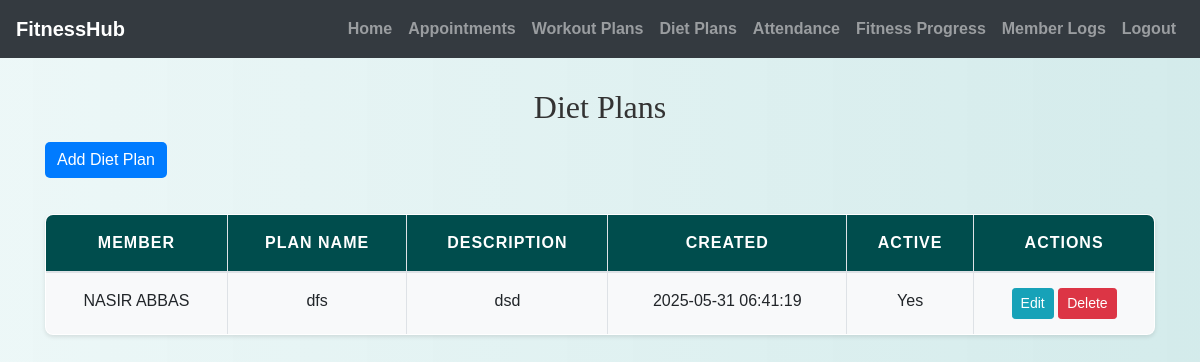
/trainer/diet_plans.php (signed in), run on the app's committed database.
### tables this page shows
CREATE TABLE `diet_plans` (
  `diet_id` int(11) NOT NULL,
  `trainer_id` int(11) DEFAULT NULL,
  `member_id` int(11) NOT NULL,
  `plan_name` varchar(100) NOT NULL,
  `description` text DEFAULT NULL,
  `created_at` timestamp NOT NULL DEFAULT current_timestamp(),
  `is_active` tinyint(1) DEFAULT 1
);

CREATE TABLE `members` (
  `member_id` int(11) NOT NULL,
  `first_name` varchar(50) NOT NULL,
  `last_name` varchar(50) NOT NULL,
  `date_of_birth` date DEFAULT NULL,
  `gender` enum('male','female','other') DEFAULT NULL,
  `address` text DEFAULT NULL,
  `emergency_contact_name` varchar(100) DEFAULT NULL,
  `emergency_contact_phone` varchar(20) DEFAULT NULL,
  `health_conditions` text DEFAULT NULL,
  `fitness_goals` text DEFAULT NULL,
  `height` decimal(5,2) DEFAULT NULL,
  `weight` decimal(5,2) DEFAULT NULL,
  `profile_picture` varchar(255) DEFAULT NULL,
  `email` varchar(100) DEFAULT NULL,
  `password` varchar(255) NOT NULL
);

### trainer/diet_plans.php (the view, shortened to what this page needs)
<?php
include('config.php');
$trainer_id = $_SESSION['trainer_id'];
$stmt = mysqli_prepare($conn, "SELECT dp.*, m.first_name, m.last_name FROM diet_plans dp
    JOIN members m ON dp.member_id = m.member_id WHERE dp.trainer_id = ? ORDER BY dp.created_at DESC");
mysqli_stmt_bind_param($stmt, "i", $trainer_id);
mysqli_stmt_execute($stmt);
$plans = mysqli_stmt_get_result($stmt);
?>
<!DOCTYPE html>
<html>
<head>
    <link rel="stylesheet" href="https://maxcdn.bootstrapcdn.com/bootstrap/4.5.2/css/bootstrap.min.css">
    <link rel="stylesheet" href="../css/style.css">
</head>
<body>
<?php include('navbar.php'); ?>
<div class="container mt-4">
    <h2 class="mb-3">Diet Plans</h2>
    <button class="btn btn-primary mb-3" data-toggle="modal" data-target="#dietModal" onclick="openAddModal()">Add Diet Plan</button>
    <table class="table table-bordered table-hover">
        <thead>
        <tr>
            <th>Member</th>
            <th>Plan Name</th>
            <th>Description</th>
            <th>Created</th>
            <th>Active</th>
            <th>Actions</th>
        </tr>
        </thead>
        <tbody>
        <?php while ($row = mysqli_fetch_assoc($plans)): ?>
            <tr>
                <td><?= htmlspecialchars($row['first_name'] . ' ' . $row['last_name']) ?></td>
                <td><?= htmlspecialchars($row['plan_name']) ?></td>
                <td><?= htmlspecialchars($row['description']) ?></td>
                <td><?= $row['created_at'] ?></td>
                <td><?= $row['is_active'] ? 'Yes' : 'No' ?></td>
                <td>
                    <button class="btn btn-sm btn-info" onclick="openEditModal(<?= $row['diet_id'] ?>, <?= $row['member_id'] ?>, '<?= htmlspecialchars(addslashes($row['plan_name'])) ?>', '<?= htmlspecialchars(addslashes($row['description'])) ?>')">Edit</button>
                    <a href="diet_plans.php?delete=<?= $row['diet_id'] ?>" class="btn btn-sm btn-danger" onclick="return confirm('Delete this plan?')">Delete</a>
                </td>
            </tr>
        <?php endwhile; ?>
        </tbody>
    </table>
</div>
</body>
</html>

### css/style.css (style rules this page uses)
body { background: linear-gradient(90deg, rgba(233, 246, 246, 0.831), rgba(207, 233, 233, 0.9)); font-family: 'Arial', sans-serif; color: #333; line-height: 1.6; }
h1, h2, h3, h4 { text-align: center; margin-top: 30px; margin-bottom: 30px; font-family: 'Georgia', serif; }
.container { margin-bottom: 40px; }
.table { width: 100%; border-collapse: collapse; margin-top: 20px; font-size: 16px; background-color: #ffffff; border-radius: 8px; overflow: hidden; box-shadow: 0 2px 4px rgba(0, 0, 0, 0.1); }
.table th, .table td { padding: 15px; border: 1px solid #dee2e6; text-align: center; }
.table thead th { background-color: #004d4d; color: white; font-weight: bold; text-transform: uppercase; letter-spacing: 1px; }
.table tbody tr:nth-child(odd) { background-color: #f8f9fa; }
.btn-primary { color: #fff; border: none; border-radius: 5px; cursor: pointer; transition: background-color 0.3s ease; }
a { color: #006666; text-decoration: none; font-weight: bold; }

### data on the page
diet_plans: member.last_name "NASIR ABBAS", plan_name "dfs", description "dsd", created_at "2025-05-31 06:41:19", is_active "Yes"
